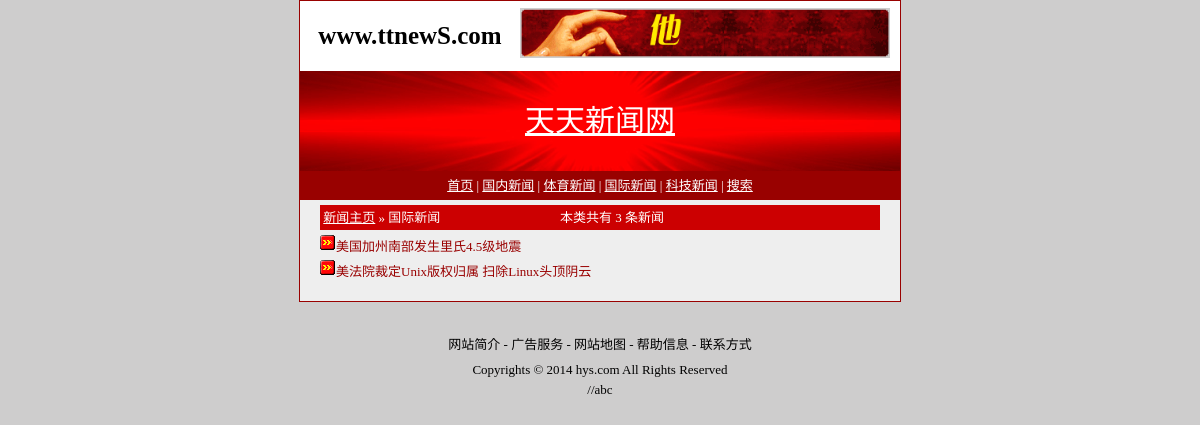
The page /newstype.php?typeId=3 on the database its author committed.
### tables this page shows
create table newsTypes
(
	typeId			int				auto_increment			primary key,
	typeName		varchar(40)		not null,
	articleNums		int				default 0
);

create table newsArticles
(
	articleId		int				auto_increment			primary key,
	content			text			not null,
	title			varchar(500)	not null,
	typeId			int				not null,
	foreign key (typeId) references newsTypes(typeId),
	userName		varchar(100)	not null,
	writer			varchar(100)		null,
	source			varchar(400)		null,
	hints			int				default 0,
	dateandtime		timestamp		default current_timestamp,
	checkup			int				default 0,
	imagepath		varchar(100)		null
);

### conn/DbConn.php (called while the page is built, shortened)
<?php
	class DbConn
	{
		public static function getInstance()
		{
			static $obj = NULL;
			if($obj == NULL)
			{
				$obj = new DbConn();
			}
			return $obj;
		}
		public function queryOne($sql)
		{
			$this->rs = mysql_query($sql);
			$result = NULL;
			if($row = mysql_fetch_array($this->rs))
			{
				$result = $row;
			}
			return $result;
		}
		public function queryAll($sql)
		{
			$this->rs = mysql_query($sql);
			$result = array();
			while($row = mysql_fetch_array($this->rs))
			{
				$result[] = $row;
			}
			return $result;
		}
	}
?>

### dbio/NewsTypes.php (called while the page is built, shortened)
<?php
	if(file_exists("conn/DbConn.php"))
	{
		include_once 'conn/DbConn.php';
	}
	else
	{
		include_once '../conn/DbConn.php';
	}
	class NewsTypes
	{
		public static function getNewsTypeById($typeId)
		{
			$sql = "select * from newsTypes where typeId={$typeId}";
			$conn = DbConn::getInstance();
			$result = $conn->queryOne($sql);
			return $result;
		}
		public static function getNewsTypes()
		{
			$sql = "select * from newsTypes";
			$conn = DbConn::getInstance();
			$result = $conn->queryAll($sql);
			return $result;
		}
	}
?>

### dbio/NewsArticles.php (called while the page is built, shortened)
<?php
	if(file_exists("conn/DbConn.php"))
	{
		include_once 'conn/DbConn.php';
	}
	else
	{
		include_once '../conn/DbConn.php';
	}
	class NewsArticles
	{
		public static function getNewsByTypeId($typeId)
		{
			$sql = "select * from newsArticles where typeId={$typeId}";
			$conn = DbConn::getInstance();
			$result = $conn->queryAll($sql);
			return $result;
		}
	}
?>

### newstype.php (the view, shortened to what this page needs)
<?php
	include_once 'dbio/NewsTypes.php';
	include_once 'dbio/NewsArticles.php';
	$typeId = $_GET["typeId"];
	$newsTypes = NewsTypes::getNewsTypes();
	$newsInfo = NewsArticles::getNewsByTypeId($typeId);
	$newsType = NewsTypes::getNewsTypeById($typeId);
?>
<html>
  <head>
    <link href="css/news.css" type="text/css" rel="stylesheet" />
  </head>
  <body>
    <?php include_once 'header.php';?>
	<div class="mainDiv clear">
	  <div class="newsTypeDiv">
	    <div class="newsTypeDiv1">&nbsp;<a href="index.php" class="a">新闻主页</a> &raquo; <?php echo $newsType["typeName"]?></div>
	    <div class="newsTypeDiv2">本类共有 <?php echo $newsType["articleNums"]?> 条新闻</div>
	  </div>
<?php
	foreach ($newsInfo as $v)
	{
?>
	  <div class="newsTypeDiv3">
	    <img src="images/makealltop.gif"><a href="news.php?articleId=<?php echo $v["articleId"]?>"><?php echo $v["title"]?></a>
	  </div>
<?php
	}
?>
	  <div class="newsTypeDiv3">&nbsp;</div>
	</div>
    <?php include_once 'footer.php';?>
  </body>
</html>

### header.php
    <div class="headDiv">
      <div class="headDiv1">
        <div class="headDiv10">www.<b>ttnewS</b>.com</div>
        <div class="headDiv11"><img src="images/banner17.gif" width="370" height="50"></div>
      </div>
      <div class="headDiv2">天天新闻网</div>
    </div>
<div class="menuDiv">
  <a href="index.php" class="a">首页</a> |
<?php
	foreach ($newsTypes as $v)
	{
?>
  <a href="newstype.php?typeId=<?php echo $v["typeId"]?>" class="a"><?php echo $v["typeName"]?></a> |
<?php
	}
?>
  <a href="search.php" class="a">搜索</a>
</div>

### css/news.css (style rules this page uses)
body { font-size:13px; text-align:center; margin-top:0px; background-color:#CECDCD; }
.newsTypeDiv3 { width:560px; margin:5px auto 0px auto; text-align:left; }
.newsTypeDiv1 { float:left; width:240px; height:25px; line-height:25px; vertical-align:middle; text-align:left; color:white; }
.newsTypeDiv2 { float:left; width:310px; height:25px; line-height:25px; vertical-align:middle; text-align:left; color:white; }
.newsTypeDiv { width:560px; height:25px; background-color:#CC0001; margin:5px auto 0px auto; }
a { color:#990100; font-size:13px; text-decoration:none; }
.clear:after { content:"."; visibility:hidden; display:block; height:0px; clear:both; }
.mainDiv { width:600px; border:1px solid #990100; margin:0px auto 0px auto; background-color:#EEEEEE; }
.a { color:white; font-size:13px; text-decoration:underline; }
.menuDiv { width:600px; background-color:#990100; border:1px solid #990100; font-size:13px; margin:0px auto 0px auto; height:25px; line-height:25px; vertical-align:middle; color:white; }
.headDiv2 { background-image:url("../images/image1.gif"); height:100px; width:600px; margin:0px auto 0px auto; line-height:100px; vertical-align:middle; color:white; text-align:center; text-decoration:underline; font-size:30px; }
.headDiv11 { float:left; margin-top:7px; }
.headDiv10 { float:left; height:70px; line-height:70px; vertical-align:middle; width:220px; font-size:25px; font-family:Times New Roman; font-weight:bold; }
.headDiv1 { background-color:white; width:600px; height:70px; }
.headDiv { width:600px; border:1px solid #990100; margin:0px auto 0px auto; }

### rows shown on the page
newstypes: typeName "国内新闻"
newstypes: typeName "体育新闻"
newstypes: typeName "国际新闻", articleNums "3"
newstypes: typeName "科技新闻"
newsarticles: title "美国加州南部发生里氏4.5级地震"
newsarticles: title "美法院裁定Unix版权归属 扫除Linux头顶阴云"
